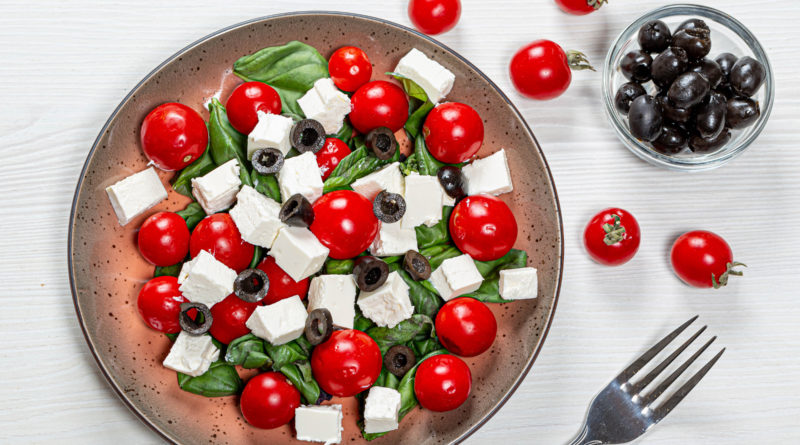
#> input picture salad.jpg, 800 x 445 px, found by its file name
$ jupyter execute Image_processing_6.ipynb
#> lines starting #> are read from the running program, lines starting #| are printed output that depends on the picture; after the words box and inside, x2 and y2 are one past the last pixel; in counts of white or black regions, pixels touching at a corner belong together
[cell 1]
from google.colab import files
from google.colab.patches import cv2_imshow
import cv2
import numpy as np
import matplotlib.pyplot as plt
from google.colab import drive
from matplotlib.colors import hsv_to_rgb
from matplotlib import colors
import math
import matplotlib.patches as patch
from scipy import ndimage
from skimage.feature import peak_local_max
from skimage.segmentation import watershed
from sklearn.cluster import KMeans
from sklearn.cluster import MeanShift, estimate_bandwidth

[cell 2]
drive.mount('/content/drive')

[cell 3]
image = cv2.imread('/content/drive/MyDrive/Image_processing/salad.jpg')
#> image is the input picture: shape (445, 800, 3); mean B, G, R 141.1, 148.8, 180
image_rgb = cv2.cvtColor(image, cv2.COLOR_BGR2RGB)

Просмотр исходного изображения

[cell 4]
plt.figure(figsize=(10, 8))
plt.gca().set_axis_off()
plt.imshow(image_rgb)

### Сегментация, основанная на регионах. Разрастание областей

[cell 5]
# определяем координаты начальных точек
seeds = [(213, 357), (400, 259), (259, 693), (69, 532), (10, 425), (374, 455), (145, 169), (237, 156), (237, 212), (299, 155), (319, 484), (373, 333), (230, 505), (131, 473)]
# координаты для графика
x = list(map(lambda x: x[1], seeds))
y = list(map(lambda x: x[0], seeds))
# порог похожести цвета региона
threshold = 40

[cell 6]
def region_growingHSV(image, seed, threshold):
    # Create an empty binary mask to store the segmented region
#> called with threshold = 40
    region_mask = np.zeros(image.shape[0:2], dtype=np.uint8)

    # Define the connectivity (4-connectivity in this case)
    connectivity = [(1, 0), (-1, 0), (0, 1), (0, -1)]
    # Create a queue to store the pixels to be processed
    queue = []

    for i in seed:
        # Get the seed coordinates
        seed_x, seed_y = i
        queue.append((seed_x, seed_y))

        # Perform region growing
        while len(queue) > 0:
            x, y = queue.pop(0)

            # Check if the pixel is within the image boundaries
            if x < 0 or x >= image.shape[0] or y < 0 or y >= image.shape[1]:
                continue

            # Check if the pixel has already been visited
            if region_mask[x, y] != 0:
                continue

            # Calculate the similarity measure
            similarity = sum(abs(image[x, y, :] - image[seed_x, seed_y, :]))/3

            # Check if the pixel is similar to the seed pixel
            if similarity < threshold:
                region_mask[x, y] = 255  # Add the pixel to the region
                # Add the neighbors to the queue for further processing
                for dx, dy in connectivity:
                    queue.append((x + dx, y + dy))
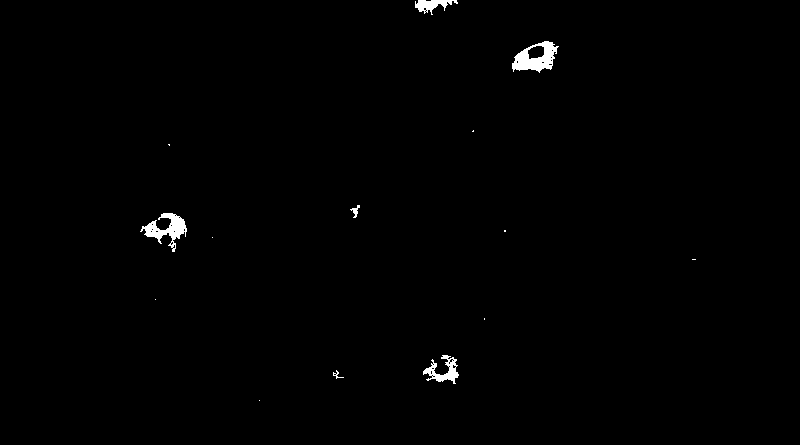
#> region_mask: shape (445, 800); 0.65% white; 14 white regions (8 under 20 px), largest, box (x1, y1, x2, y2) and area: (512, 41, 559, 73) 791, (140, 213, 187, 252) 697, (423, 355, 459, 384) 430, (415, 0, 458, 15) 310, (350, 205, 360, 218) 52, (333, 370, 344, 379) 29
#> after the loop, queue = []

    return region_mask

[cell 7]
# находим сегментацию используя метод из segmentation_utils
segmented_region = region_growingHSV(image_rgb, seeds, threshold)
# накладываем маску - отображаем только участки попавшие в какой-либо сегмент
result = cv2.bitwise_and(image, image, mask=segmented_region)
# отображаем полученное изображение
plt.figure(figsize=(15,20))
plt.subplot(1, 2, 1)
plt.scatter(x, y, marker="x", color="red", s=200)
plt.imshow(cv2.cvtColor(image, cv2.COLOR_BGR2RGB))
plt.subplot(1, 2, 2)
plt.imshow(cv2.cvtColor(result, cv2.COLOR_BGR2RGB))
plt.show()
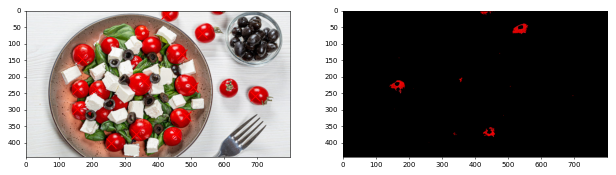
#> figure drawn by matplotlib, 2 panels

### Сегментация, основанная на регионах. Метод деления

[cell 8]
# @title
def recursive_subdivide(node, k, minPixelSize, img):

    if node.get_error(img)<=k:
        return
    w_1 = int(math.floor(node.width/2))
    w_2 = int(math.ceil(node.width/2))
    h_1 = int(math.floor(node.height/2))
    h_2 = int(math.ceil(node.height/2))


    if w_1 <= minPixelSize or h_1 <= minPixelSize:
        return
    x1 = Node(node.x0, node.y0, w_1, h_1) # top left
    recursive_subdivide(x1, k, minPixelSize, img)

    x2 = Node(node.x0, node.y0+h_1, w_1, h_2) # btm left
    recursive_subdivide(x2, k, minPixelSize, img)

    x3 = Node(node.x0 + w_1, node.y0, w_2, h_1)# top right
    recursive_subdivide(x3, k, minPixelSize, img)

    x4 = Node(node.x0+w_1, node.y0+h_1, w_2, h_2) # btm right
    recursive_subdivide(x4, k, minPixelSize, img)

    node.children = [x1, x2, x3, x4]


def find_children(node):
   if not node.children:
       return [node]
   else:
       children = []
       for child in node.children:
           children += (find_children(child))
   return children

class Node():
    def __init__(self, x0, y0, w, h):
        self.x0 = x0
        self.y0 = y0
        self.width = w
        self.height = h
        self.children = []

    def get_width(self):
        return self.width

    def get_height(self):
        return self.height

    def get_points(self):
        return self.points

    def get_points(self, img):
        return img[self.x0:self.x0 + self.get_width(), self.y0:self.y0+self.get_height()]

    def get_error(self, img):
        pixels = self.get_points(img)
        b_avg = np.mean(pixels[:,:,0])
#> b_avg = 141.1
        b_mse = np.square(np.subtract(pixels[:,:,0], b_avg)).mean()
#> b_mse = 7964.9

        g_avg = np.mean(pixels[:,:,1])
#> g_avg = 148.8
        g_mse = np.square(np.subtract(pixels[:,:,1], g_avg)).mean()
#> g_mse = 7129.1

        r_avg = np.mean(pixels[:,:,2])
#> r_avg = 180
        r_mse = np.square(np.subtract(pixels[:,:,2], r_avg)).mean()
#> r_mse = 3908.9

        e = r_mse * 0.2989 + g_mse * 0.5870 + b_mse * 0.1140
#> e = 6261.1

        return (e * img.shape[0]* img.shape[1])/90000000


class QTree():
    def __init__(self, stdThreshold, minPixelSize, img):
        self.threshold = stdThreshold
        self.min_size = minPixelSize
        self.minPixelSize = minPixelSize
        self.img = img
        self.root = Node(0, 0, img.shape[0], img.shape[1])

    def get_points(self):
        return self.img[self.root.x0:self.root.x0 + self.root.get_width(), self.root.y0:self.root.y0+self.root.get_height()]

    def subdivide(self):
        recursive_subdivide(self.root, self.threshold, self.minPixelSize, self.img)
#> in recursive_subdivide, `w_1 = int(math.floor(node.width/2))`: w_1 = 222
#> in get_points (call 2), `return img[self.x0:self.x0 + self.get_width(), self.y0:self.y0+self.ge..`:
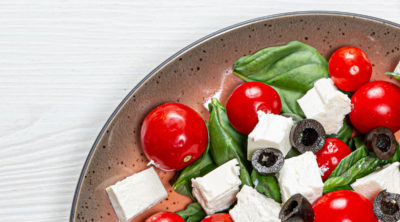
#> returned value: shape (222, 400, 3); mean of channels 0, 1, 2 144.4, 155.6, 186.1; drawn as B, G, R
#> in get_points (call 3), `return img[self.x0:self.x0 + self.get_width(), self.y0:self.y0+self.ge..`:
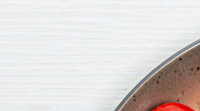
#> returned value: shape (111, 200, 3); mean of channels 0, 1, 2 214.7, 215.7, 221.1; drawn as B, G, R

    def graph_tree(self):
        fig = plt.figure(figsize=(10, 10))
        plt.title("Quadtree")
        c = find_children(self.root)
        print("Number of segments: %d" %len(c))
        for n in c:
            plt.gcf().gca().add_patch(patch.Rectangle((n.y0, n.x0), n.height, n.width, fill=False))
        plt.gcf().gca().set_xlim(0,self.img.shape[1])
        plt.gcf().gca().set_ylim(self.img.shape[0], 0)
        plt.axis('equal')
        plt.show()
        return

    def render_img(self, thickness = 1, color = (0,0,255)):
#> called with thickness = 1, color = (0, 0, 0)
        imgc = self.img.copy()
        c = find_children(self.root)
#> the loop in find_children, `for child in node.children:` made 4 passes
        for n in c:
            pixels = n.get_points(self.img)
            # grb
            gAvg = math.floor(np.mean(pixels[:,:,0]))
            rAvg = math.floor(np.mean(pixels[:,:,1]))
            bAvg = math.floor(np.mean(pixels[:,:,2]))

            imgc[n.x0:n.x0 + n.get_width(), n.y0:n.y0+n.get_height(), 0] = gAvg
            imgc[n.x0:n.x0 + n.get_width(), n.y0:n.y0+n.get_height(), 1] = rAvg
            imgc[n.x0:n.x0 + n.get_width(), n.y0:n.y0+n.get_height(), 2] = bAvg

        if thickness > 0:
            for n in c:
                # Draw a rectangle
                imgc = cv2.rectangle(imgc, (n.y0, n.x0), (n.y0+n.get_height(), n.x0+n.get_width()), color, thickness)
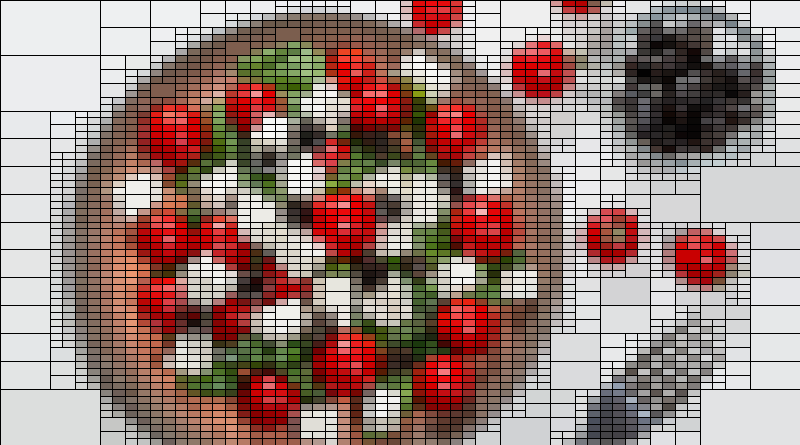
#> imgc: shape (445, 800, 3); mean B, G, R 119.9, 126, 150.6
        return imgc

[cell 9]
# @title
qt = QTree(stdThreshold = 0.25, minPixelSize = 4,img = image.copy())
qt.subdivide()
tree_image = qt.render_img(thickness=1, color=(0,0,0))

plt.figure(figsize=(15,20))
plt.subplot(1, 2, 1)
plt.imshow(cv2.cvtColor(image, cv2.COLOR_BGR2RGB))
plt.subplot(1, 2, 2)
plt.imshow(cv2.cvtColor(tree_image, cv2.COLOR_BGR2RGB))
plt.show()

### Алгоритм водораздела

[cell 10]
gray = cv2.cvtColor(image, cv2.COLOR_BGR2GRAY)

[cell 11]
# Бинаризируем изображение
binary_image = cv2.threshold(gray, 0, 255, cv2.THRESH_BINARY + cv2.THRESH_OTSU)[1]
#> binary_image: shape (445, 800); 53.6% white; 115 black regions (99 under 20 px), largest, box (x1, y1, x2, y2) and area: (67, 0, 564, 445) 133225, (606, 4, 771, 166) 15947, (571, 315, 725, 445) 5991
# Определяем карту расстояний
distance_map = ndimage.distance_transform_edt(binary_image)
# Определяем локальные максимумы
local_max = peak_local_max(distance_map, min_distance=20, labels=binary_image)
peaks_mask = np.zeros_like(distance_map, dtype=bool)
ind = np.array([i for i in local_max])
peaks_mask[ind[:,0], ind[:,1]] = True

# 4 Каждому минимуму присваивается метка и начинается заполнение бассейнов метками
markers = ndimage.label(peaks_mask, structure=np.ones((3, 3)))[0]
labels = watershed(-distance_map, markers, mask=binary_image)
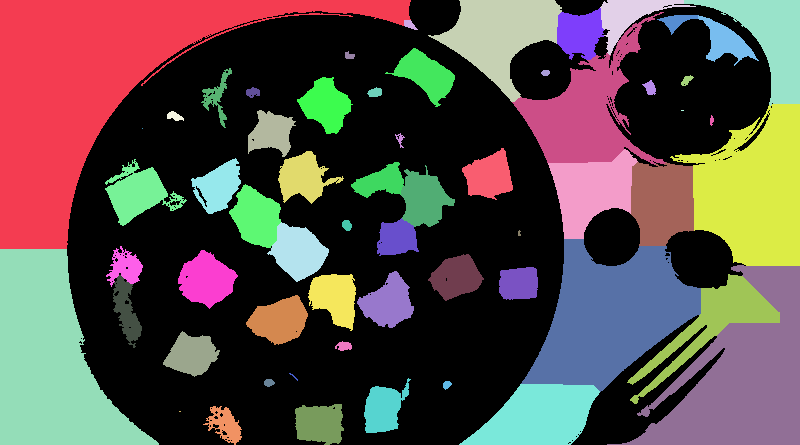
#> labels: shape (445, 800) int32; 61 distinct labels, from 0 to 60; one colour per label, 0 black
# построим результаты работы алгоритма
plt.figure(figsize=(15,20))
plt.subplot(1, 3, 1)
plt.imshow(binary_image, cmap="gray")
plt.subplot(1, 3, 2)
plt.imshow(np.uint8(distance_map + 50), cmap="gray")
plt.subplot(1, 3, 3)
plt.imshow(np.uint8(labels))
plt.show()

[cell 12]
# Найдем границы контуров и положим в маску все кроме метки 0
mask1 = np.zeros(image.shape[0:2], dtype="uint8")
total_area = 0
image1 = image.copy()
for label in np.unique(labels):
    if label < 2:
        continue
    # Create a mask
    mask = np.zeros(gray.shape, dtype="uint8")
    mask[labels == label] = 255
    mask1 = mask1 + mask

    # Find contours and determine contour area
    cnts = cv2.findContours(mask.copy(), cv2.RETR_EXTERNAL, cv2.CHAIN_APPROX_SIMPLE)
    cnts = cnts[0] if len(cnts) == 2 else cnts[1]
    c = max(cnts, key=cv2.contourArea)
    area = cv2.contourArea(c)
    total_area += area
    cv2.drawContours(image1, [c], -1, (36,255,12), 1)
#> this loop made 61 passes
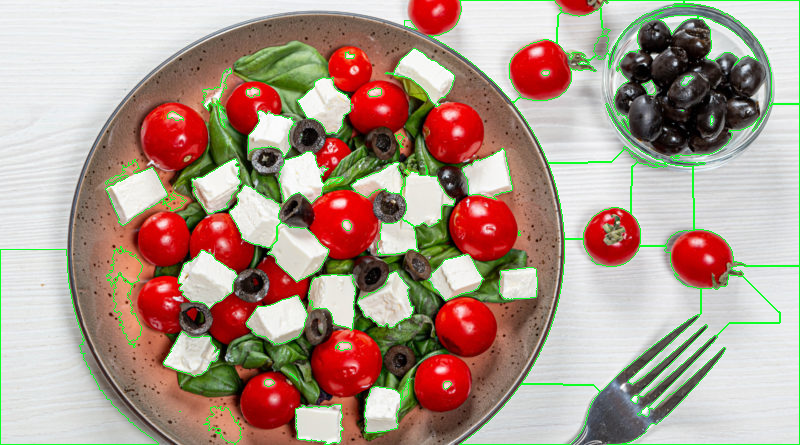
#> image1: shape (445, 800, 3); 3.07% of pixels changed, all inside (x1, y1, x2, y2) = (0, 0, 800, 445)
#> mask: shape (445, 800); 4.7% white; 1 white region, box (x1, y1, x2, y2) and area: (607, 265, 800, 445) 16622
#> mask1: shape (445, 800); 41.9% white; 43 white regions (5 under 20 px), largest, box (x1, y1, x2, y2) and area: (428, 0, 800, 445) 88561, (0, 249, 159, 445) 18153, (229, 184, 329, 282) 4372

result = cv2.bitwise_and(image1, image1, mask=mask1)

plt.figure(figsize=(15,20))
plt.subplot(1, 2, 1)
plt.imshow(mask1, cmap="gray")
plt.subplot(1, 2, 2)
plt.imshow(cv2.cvtColor(result, cv2.COLOR_BGR2RGB))
plt.show()

### Методы кластеризации. K-средних

[cell 13]
## Методы кластеризации. K-средних
# Преобразуем изображение в оттенках серого в одномерный массив
pixels = gray.reshape(-1, 1)
# Задаем число кластеров для сегментации
K = 5
# С помощью библиотеки sklearn.cluster import KMeans проводим кластеризацию по яркости
kmeans = KMeans(n_clusters=K, random_state=0)
labels = kmeans.fit_predict(pixels)
cluster_centers = kmeans.cluster_centers_
print (np.uint8(cluster_centers))
# Каждому пикселю назначаем значение из центра кластера
segments = np.uint8(cluster_centers[labels].reshape(gray.shape))
print(segments)
#> (printed output is left out)
# Удалим самые темные пиксели
segments[segments==199] = 0
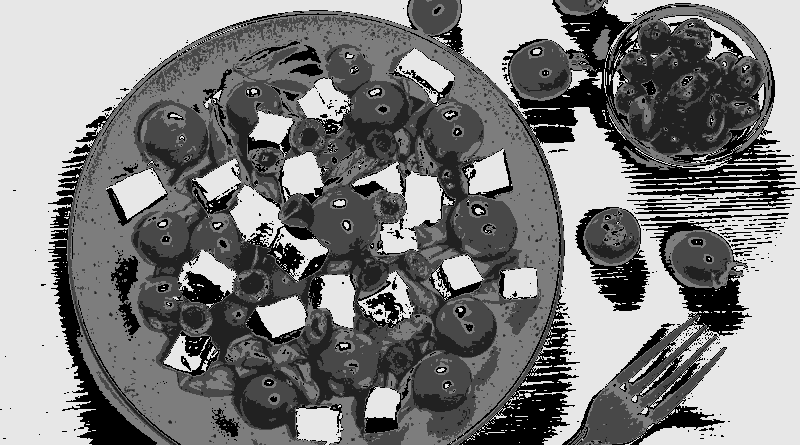
#> segments: shape (445, 800); min 0, max 231, mean 126.7
result = cv2.bitwise_and(gray, gray, mask=segments)
#> result: shape (445, 800)
# Отобразим избражения
plt.figure(figsize=(15,20))
plt.subplot(1, 3, 1)
plt.imshow(cv2.cvtColor(gray, cv2.COLOR_BGR2RGB))
plt.subplot(1, 3, 2)
plt.imshow(segments, cmap='Set3')
plt.subplot(1, 3, 3)
plt.imshow(cv2.cvtColor(result, cv2.COLOR_BGR2RGB))
plt.show()
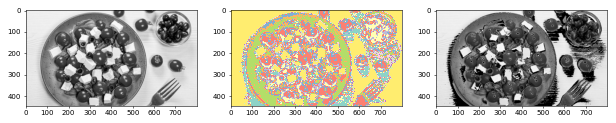
#> figure drawn by matplotlib, 3 panels

### Методы кластеризации. Сдвиг среднего

[cell 14]
## Методы кластеризации. Сдвиг среднего (Mean shift)
# Сглаживаем чтобы уменьшить шум
blur_image = cv2.medianBlur(image_rgb, 3)
# Выстраиваем пиксели в один ряд и переводим в формат с правающей точкой
flat_image = np.float32(blur_image.reshape((-1,3)))

# Используем meanshift из библиотеки sklearn
bandwidth = estimate_bandwidth(flat_image, quantile=.1, n_samples=3000)
ms = MeanShift(bandwidth=bandwidth, max_iter=800, bin_seeding=True)
ms.fit(flat_image)
labeled = ms.labels_

# получим количество сегментов
segments = np.unique(labeled)
print('Number of segments: ', segments.shape[0])
#| Number of segments:  5

# получим средний цвет сегмента
total = np.zeros((segments.shape[0], 3), dtype=float)
count = np.zeros(total.shape, dtype=float)
for i, label in enumerate(labeled):
    total[label] = total[label] + flat_image[i]
    count[label] += 1
avg = total/count
avg = np.uint8(avg)
# Для каждого пискеля проставим средний цвет его сегмента
mean_shift_image = avg[labeled].reshape((image_rgb.shape))
# Маской скроем один из сегментов
mask1 = mean_shift_image[:,:,0]
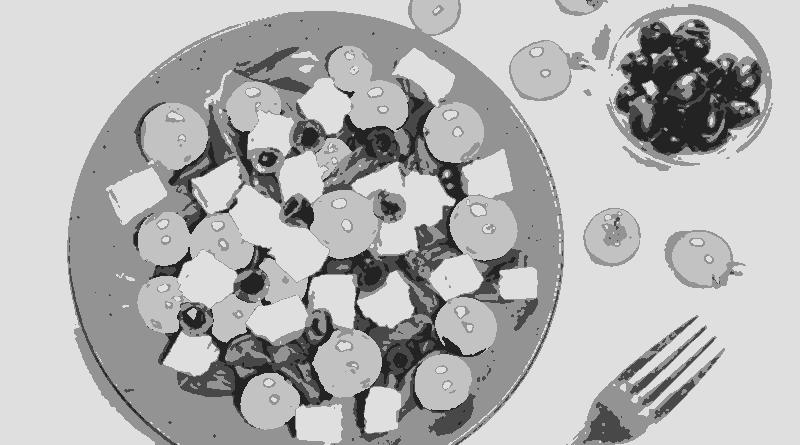
#> mask1: shape (445, 800); min 35, max 223, mean 179.5
mask1[mask1==89] = 0
mean_shift_with_mask_image = cv2.bitwise_and(image_rgb, image_rgb, mask=mask1)
# Построим изображение
plt.figure(figsize=(15,20))
plt.subplot(1, 3, 1)
plt.imshow(image_rgb)
plt.subplot(1, 3, 2)
plt.imshow(mean_shift_image, cmap='Set3')
plt.subplot(1, 3, 3)
plt.imshow(mean_shift_with_mask_image)
plt.show()
